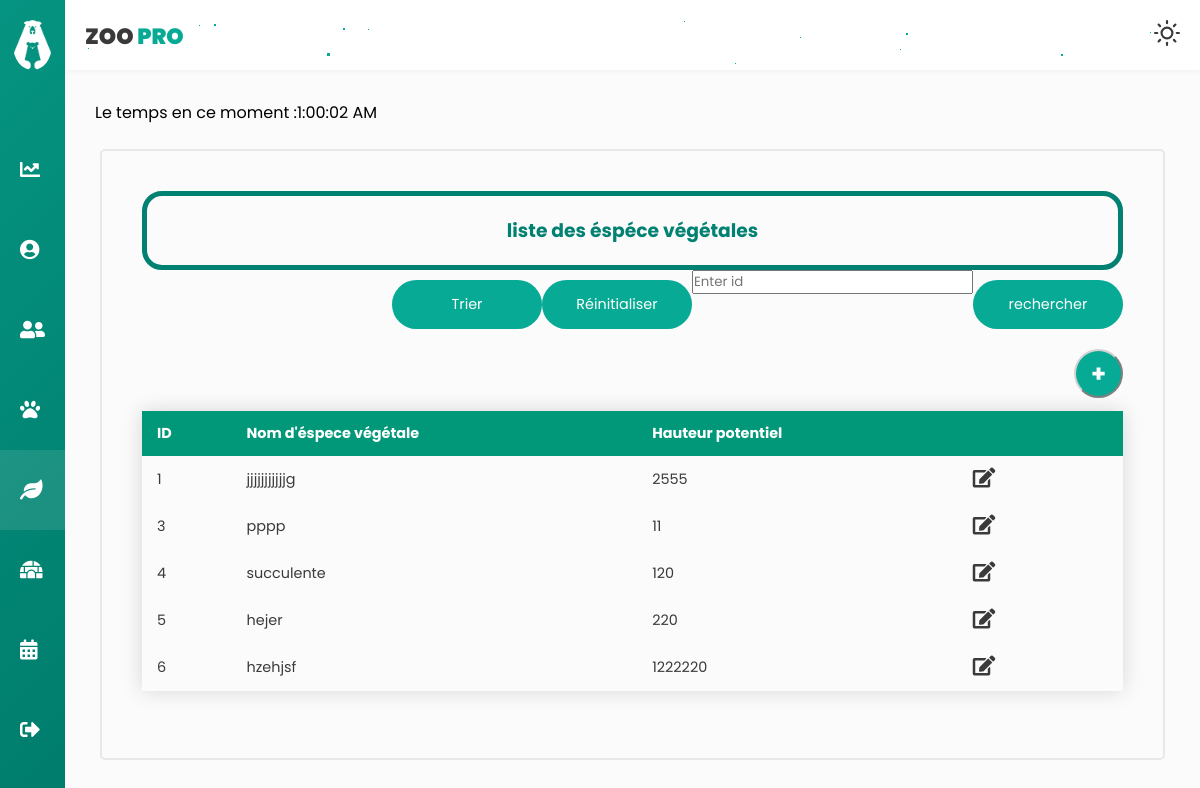
The page /especeC/afficherList (signed in) on the database its author committed.
### tables this page shows
CREATE TABLE `espece` (
  `idE` int(11) NOT NULL,
  `nomE` varchar(255) NOT NULL,
  `hauteur` float NOT NULL
);

### app/libraries/Core.php (called while the page is built, shortened)
<?php
  class Core {
    protected $currentMethod = 'index';
    public function __construct(){
      $url = $this->getUrl();
      if(isset($url[0])){
      if(file_exists('../app/controllers/' . ucwords($url[0]). '.php')){
        unset($url[0]);
      }
    }
      $this->currentController = new $this->currentController;
      if(isset($url[1])){
        if(method_exists($this->currentController, $url[1])){
          $this->currentMethod = $url[1];
          unset($url[1]);
        }
      }
      $this->params = $url ? array_values($url) : [];
      call_user_func_array([$this->currentController, $this->currentMethod], $this->params);
    }
    public function getUrl(){
      if(isset($_GET['url'])){
        $url = rtrim($_GET['url'], '/');
        $url = filter_var($url, FILTER_SANITIZE_URL);
        $url = explode('/', $url);
        return $url;
      }
    }
  }

### app/require.php (called while the page is built, shortened)
<?php
    require_once 'libraries/Core.php';
    require_once 'libraries/Controller.php';
    require_once 'libraries/Database.php';
    $init = new Core();

### public/index.php (called while the page is built)
<?php
    require_once '../app/require.php';

### app/libraries/Database.php (called while the page is built, shortened)
<?php
    class Database {
        private $dbHost = DB_HOST;
        private $dbUser = DB_USER;
        private $dbPass = DB_PASS;
        private $dbName = DB_NAME;
        private $statement;
        private $dbHandler;
        public function __construct() {
            $conn = 'mysql:host=' . $this->dbHost . ';dbname=' . $this->dbName;
            $options = array(
                PDO::ATTR_PERSISTENT => true,
                PDO::ATTR_ERRMODE => PDO::ERRMODE_EXCEPTION
            );
            try {
                $this->dbHandler = new PDO($conn, $this->dbUser, $this->dbPass, $options);
            } catch (PDOException $e) {
                $this->error = $e->getMessage();
                echo $this->error;
            }
        }
        public function query($sql) {
            $this->statement = $this->dbHandler->prepare($sql);
        }
        public function execute() {
            return $this->statement->execute();
        }
        public function resultSet() {
            $this->execute();
            return $this->statement->fetchAll();
        }
    }

### app/models/especeM.php (called while the page is built, shortened)
<?php
class especeM
{
    private $db;
    public function __construct()
    {
        $this->db = new Database;
    }
    public function afficherespece(){
        $this->db->query('SELECT * FROM espece ');
        return $this->db->resultSet();
    }
    public function gethauteurSup()
    {
        $this->db->query('SELECT count(*) FROM espece WHERE hauteur >= 100');
        return $this->db->resultSet();
    }
    public function gethauteurInf()
    {
        $this->db->query('SELECT count(*) FROM espece WHERE hauteur < 100');
        return $this->db->resultSet();
    }
}

### app/controllers/especeC.php (the view, shortened to what this page needs)
<?php
class especeC extends Controller
{
    public function __construct()
    {
        $this->especeModel = $this->model('especeM');
    }
    public function afficherList($error = '')
    {
        $tab = $this->especeModel->afficherespece();
        $data = [
            'tab' => '',
            'sup' => '',
            'inf' => '',
            'errorAffiche' => ''
        ];
        foreach ($tab as $key => $value) {
            $data['tab'] .= '<tr class="tblRows" data='.$value[0]."-".$value[1]."-".$value[2].'>
            <td >'. $value[0] .'</td>
            <td>'. $value[1] .'</td>
            <td>'. $value[2] .'</td>
            <td> <i class="fas fa-edit updateButton" onclick="openFormModifier()">
        </tr>';
        }
    }
}

### public/css/espece.css (style rules this page uses)
.styled-table th, .styled-table td { padding: 12px 15px; }
.updateButton { cursor: pointer; font-size: 20px; font-weight: bold; }

### rows shown on the page
espece: idE "1", nomE "jjjjjjjjjjjg", hauteur "2555"
espece: idE "3", nomE "pppp", hauteur "11"
espece: idE "4", nomE "succulente", hauteur "120"
espece: idE "5", nomE "hejer", hauteur "220"
espece: idE "6", nomE "hzehjsf", hauteur "1222220"
